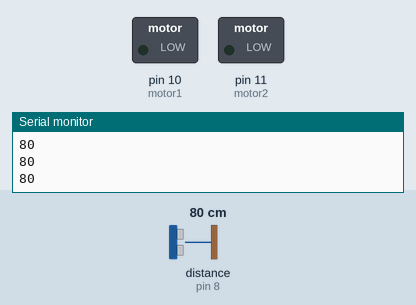
Bench run of a sketch on a simulated Arduino Uno, built with avr-gcc and run on an emulated ATmega328P. Parts: switched loads named in the sketch (green lamp = pin HIGH), the last lines printed to the serial monitor. Wiring (inferred from the names in the program): ultrasonic range finder: trigger pin 9; echo pin 8. The test bench sets the inputs (shaded band); at power-on: distance to the obstacle (sensor on pin 8) 80 cm. The echo pulse lasts 58.3 µs per cm; pins used as bus, display or sensor lines are not drawn.

Above: at 1.2 s.
1.3 s: distance to the obstacle (sensor on pin 8) set to 2 cm
At 2.0 s:
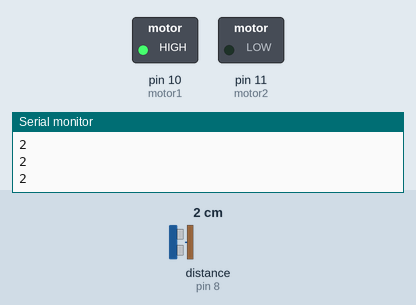
2.9 s: distance to the obstacle (sensor on pin 8) set to 18 cm
At 3.7 s:
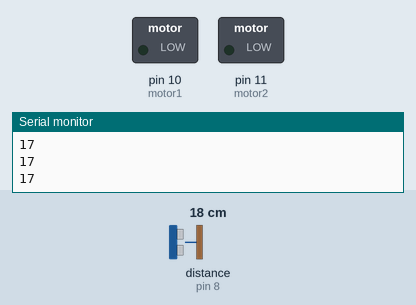
4.5 s: distance to the obstacle (sensor on pin 8) set to 4 cm
At 5.7 s:
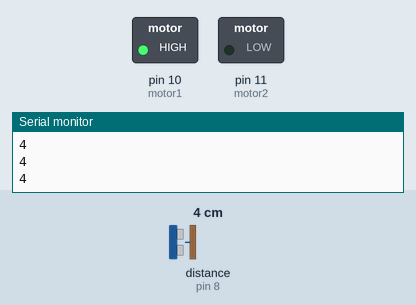
Timing chart, 0 to 7.5 s (numbered marks = the images above; inputs shaded):
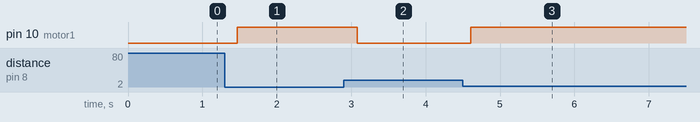

Measured:
- after the input at 1.3 s, pin 10 (motor1): LOW → HIGH after 0.17 s
- after the input at 2.9 s, pin 10 (motor1): HIGH → LOW after 0.18 s
- after the input at 4.5 s, pin 10 (motor1): LOW → HIGH after 0.11 s

The sketch:

motor_control_using_ultrasonic_sensor.ino
```cpp
int trig=9;
int echo=8;
long t;
long distance;
int motor1=10;
int motor2=11;

void setup()
{
  pinMode(echo,INPUT);
  pinMode(trig,OUTPUT);
  pinMode(motor1,OUTPUT);
  pinMode(motor2,OUTPUT);
  Serial.begin(9600);
}

void loop()
{
  digitalWrite(trig,LOW);
  delayMicroseconds(2);
  digitalWrite(trig,HIGH);
  delayMicroseconds(10);
  digitalWrite(trig,LOW);
  delayMicroseconds(2);

  t= pulseIn(echo,HIGH);
  distance=t/29/2;
  Serial.println(distance);
  delay(100);

  if(distance<10)
  {
    digitalWrite(motor1,HIGH);
    digitalWrite(motor2,LOW);

  }
  else
  {
    digitalWrite(motor1,LOW);
    digitalWrite(motor2,LOW);
  }
}
```
